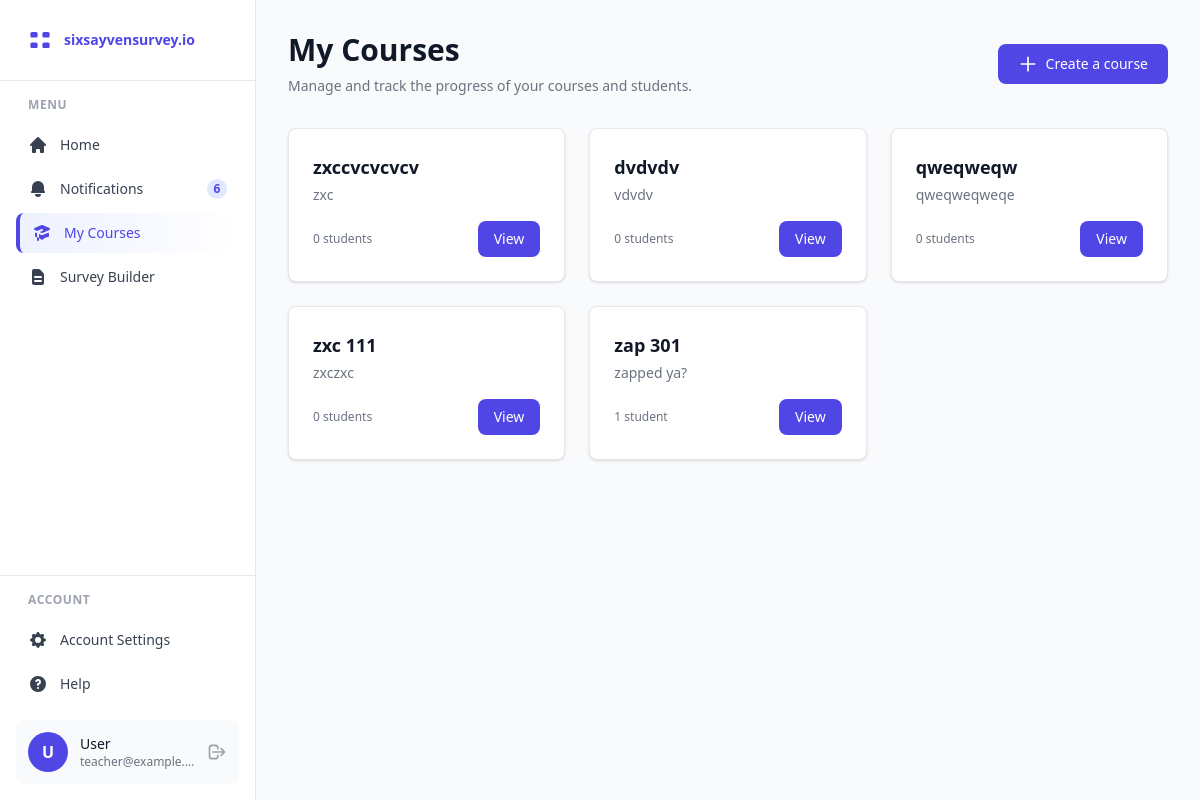
Before: /teacher/courses/ (signed in) with the older database file.
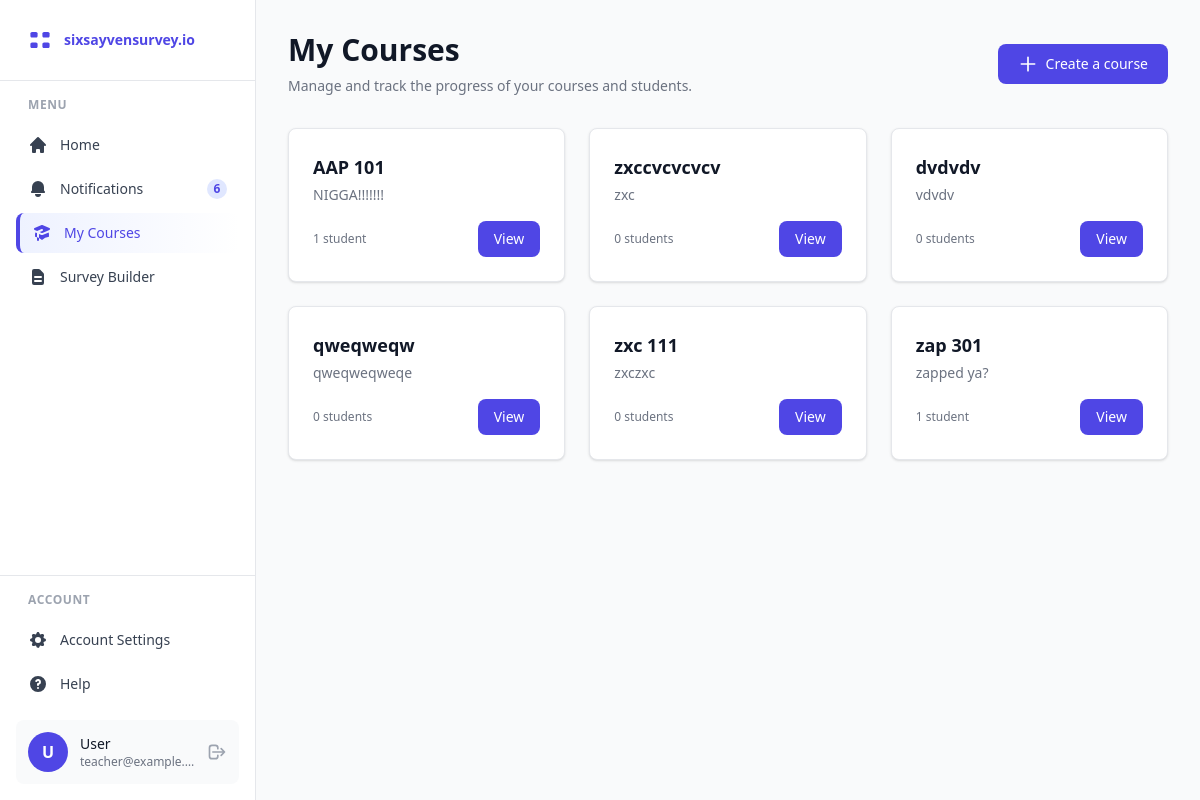
After: the same page with the newer database file.
### survey/models.py (models this page shows, shortened)
class Course(models.Model):
    code = models.CharField(max_length=50, unique=True, help_text="Course code like 'CAP 401'")
    name = models.CharField(max_length=255, help_text="Full course name")
    description = models.TextField(blank=True, help_text="Course details/description")
    invite_code = models.CharField(max_length=10, unique=True, help_text="Auto-generated invite code for students")
    teacher = models.ForeignKey(User, on_delete=models.CASCADE, related_name='taught_courses', limit_choices_to={'role': 'teacher'})
    created_at = models.DateTimeField(auto_now_add=True)
    updated_at = models.DateTimeField(auto_now=True)
    class Meta:
        db_table = 'courses'
        ordering = ['-created_at']

### survey/views.py (the view)
# urls.py: path('teacher/courses/', views.teacher_courses, name='teacher-courses'),
@login_required
def teacher_courses(request):
    if request.user.role != 'teacher':
        messages.error(request, 'Access denied.')
        return redirect('student-home')
    courses = Course.objects.filter(teacher=request.user)
    courses_data = []
    for course in courses:
        member_count = CourseEnrollment.objects.filter(course=course).count()
        courses_data.append({
            'id': course.id,
            'code': course.code,
            'name': course.name,
            'members': member_count,
            'invite_code': course.invite_code,
            'created_at': course.created_at,
        })
    context = {
        'courses': courses_data,
        'unread_count': 6,
    }
    return render(request, 'teacher/courses.html', context)

### templates/teacher/courses.html (shortened to what this page needs)
{% extends 'teacher/base_teacher.html' %}
{% block teacher_content %}
<div class="flex flex-col sm:flex-row sm:items-center sm:justify-between mb-6 sm:mb-8 gap-4">
    <div>
        <h1 class="text-2xl sm:text-3xl font-bold text-gray-900 mb-2">My Courses</h1>
        <p class="text-sm text-gray-500">Manage and track the progress of your courses and students.</p>
    </div>
    <button type="button" data-modal-target="create-course-modal" data-modal-toggle="create-course-modal" class="text-white bg-indigo-600 hover:bg-indigo-700 focus:ring-4 focus:outline-none focus:ring-indigo-300 font-medium rounded-lg text-sm px-4 sm:px-5 py-2 sm:py-2.5 text-center inline-flex items-center justify-center">
        <svg class="w-5 h-5 mr-2" fill="none" stroke="currentColor" viewBox="0 0 24 24">
            <path stroke-linecap="round" stroke-linejoin="round" stroke-width="2" d="M12 4v16m8-8H4" />
        </svg>
        Create a course
    </button>
</div>
<div class="grid grid-cols-1 md:grid-cols-2 lg:grid-cols-3 gap-6">
    {% for course in courses %}
    <div class="bg-white border border-gray-200 rounded-lg shadow hover:shadow-lg transition-shadow">
        <div class="p-6">
            <div class="mb-4">
                <h3 class="text-lg font-bold text-gray-900 mb-1">{{ course.code }}</h3>
                <p class="text-sm text-gray-500">{{ course.name }}</p>
            </div>
            <div class="flex items-center justify-between">
                <p class="text-xs text-gray-500">{{ course.members }} student{{ course.members|pluralize }}</p>
                <a href="{% url 'teacher-course-detail' course.id %}" class="text-white bg-indigo-600 hover:bg-indigo-700 focus:ring-4 focus:outline-none focus:ring-indigo-300 font-medium rounded-lg text-sm px-4 py-2 text-center inline-flex items-center">
                    View
                </a>
            </div>
        </div>
    </div>
    {% endfor %}
</div>
{% endblock %}

Changed rows visible on the page:
added Course: code "AAP 101", name "NIGGA!!!!!!!"
Other visible differences:
new list line: "1 student View"
